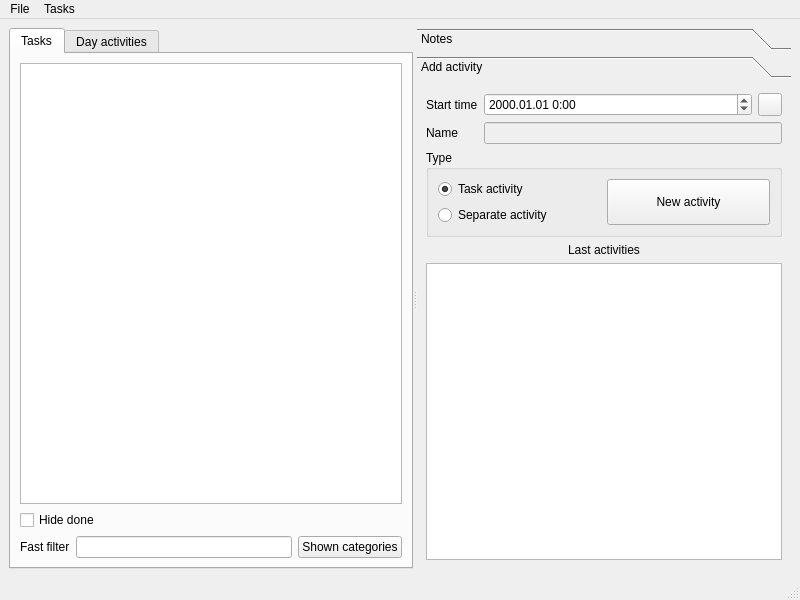
<?xml version="1.0" encoding="UTF-8"?>
<ui version="4.0">
 <class>TMClass</class>
 <widget class="QMainWindow" name="TMClass">
  <property name="geometry">
   <rect>
    <x>0</x>
    <y>0</y>
    <width>800</width>
    <height>600</height>
   </rect>
  </property>
  <property name="windowTitle">
   <string>MainWindow</string>
  </property>
  <widget class="QWidget" name="centralwidget">
   <layout class="QVBoxLayout" name="verticalLayout_5">
    <item>
     <widget class="QSplitter" name="splitter">
      <property name="orientation">
       <enum>Qt::Horizontal</enum>
      </property>
      <widget class="QTabWidget" name="tabMain">
       <property name="currentIndex">
        <number>0</number>
       </property>
       <widget class="QWidget" name="tab">
        <attribute name="title">
         <string>Tasks</string>
        </attribute>
        <layout class="QVBoxLayout" name="verticalLayout">
         <item>
          <widget class="QTreeView" name="treeView">
           <property name="dragEnabled">
            <bool>true</bool>
           </property>
           <property name="dragDropMode">
            <enum>QAbstractItemView::DragDrop</enum>
           </property>
           <property name="selectionBehavior">
            <enum>QAbstractItemView::SelectRows</enum>
           </property>
           <property name="iconSize">
            <size>
             <width>26</width>
             <height>26</height>
            </size>
           </property>
           <property name="animated">
            <bool>true</bool>
           </property>
          </widget>
         </item>
         <item>
          <widget class="QCheckBox" name="cbHideDone">
           <property name="text">
            <string>Hide done</string>
           </property>
          </widget>
         </item>
         <item>
          <layout class="QHBoxLayout" name="horizontalLayout_5">
           <item>
            <widget class="QLabel" name="label_14">
             <property name="text">
              <string>Fast filter</string>
             </property>
            </widget>
           </item>
           <item>
            <widget class="QLineEdit" name="leFastFilter"/>
           </item>
           <item>
            <widget class="QPushButton" name="btnShownCategories">
             <property name="text">
              <string>Shown categories</string>
             </property>
            </widget>
           </item>
          </layout>
         </item>
        </layout>
       </widget>
       <widget class="QWidget" name="tab_2">
        <attribute name="title">
         <string>Day activities</string>
        </attribute>
        <layout class="QVBoxLayout" name="verticalLayout_6">
         <item>
          <widget class="QLabel" name="label">
           <property name="text">
            <string>Current activity</string>
           </property>
           <property name="alignment">
            <set>Qt::AlignCenter</set>
           </property>
          </widget>
         </item>
         <item>
          <layout class="QHBoxLayout" name="horizontalLayout_3">
           <item>
            <widget class="QLabel" name="lblCurrentActivity">
             <property name="text">
              <string>No activity</string>
             </property>
            </widget>
           </item>
           <item>
            <widget class="QToolButton" name="btnToTasks">
             <property name="toolTip">
              <string>Jump to task in task list</string>
             </property>
            </widget>
           </item>
          </layout>
         </item>
         <item>
          <layout class="QGridLayout" name="gridLayout_3">
           <item row="0" column="0">
            <widget class="QLabel" name="label_2">
             <property name="sizePolicy">
              <sizepolicy hsizetype="Fixed" vsizetype="Preferred">
               <horstretch>0</horstretch>
               <verstretch>0</verstretch>
              </sizepolicy>
             </property>
             <property name="text">
              <string>Started</string>
             </property>
            </widget>
           </item>
           <item row="0" column="1">
            <widget class="QLabel" name="lblActivityStarted">
             <property name="text">
              <string>----.--.-- --:--</string>
             </property>
            </widget>
           </item>
           <item row="1" column="0">
            <widget class="QLabel" name="label_9">
             <property name="text">
              <string>Interrupts</string>
             </property>
            </widget>
           </item>
           <item row="1" column="1">
            <layout class="QHBoxLayout" name="horizontalLayout">
             <item>
              <widget class="QLabel" name="lblInterrupts">
               <property name="text">
                <string>0</string>
               </property>
              </widget>
             </item>
             <item>
              <widget class="QToolButton" name="btnAddInterrupt">
               <property name="toolTip">
                <string>Add interrupt</string>
               </property>
              </widget>
             </item>
            </layout>
           </item>
          </layout>
         </item>
         <item>
          <widget class="Line" name="line_2">
           <property name="orientation">
            <enum>Qt::Horizontal</enum>
           </property>
          </widget>
         </item>
         <item>
          <widget class="QLabel" name="label_6">
           <property name="text">
            <string>Activities</string>
           </property>
           <property name="alignment">
            <set>Qt::AlignCenter</set>
           </property>
          </widget>
         </item>
         <item>
          <widget class="QListView" name="lvActivities"/>
         </item>
        </layout>
       </widget>
      </widget>
      <widget class="QToolBox" name="toolBox">
       <property name="currentIndex">
        <number>1</number>
       </property>
       <widget class="QWidget" name="page">
        <property name="geometry">
         <rect>
          <x>0</x>
          <y>0</y>
          <width>351</width>
          <height>457</height>
         </rect>
        </property>
        <attribute name="label">
         <string>Notes</string>
        </attribute>
        <layout class="QVBoxLayout" name="verticalLayout_18">
         <item>
          <widget class="QTextEdit" name="Notes"/>
         </item>
         <item>
          <layout class="QGridLayout" name="gridLayout_9">
           <item row="0" column="0">
            <layout class="QHBoxLayout" name="horizontalLayout_6">
             <item>
              <widget class="QToolButton" name="btn_Icon">
               <property name="iconSize">
                <size>
                 <width>32</width>
                 <height>32</height>
                </size>
               </property>
              </widget>
             </item>
             <item>
              <widget class="QLabel" name="label_12">
               <property name="sizePolicy">
                <sizepolicy hsizetype="Fixed" vsizetype="Preferred">
                 <horstretch>0</horstretch>
                 <verstretch>0</verstretch>
                </sizepolicy>
               </property>
               <property name="text">
                <string>Create time</string>
               </property>
              </widget>
             </item>
            </layout>
           </item>
           <item row="0" column="1">
            <widget class="QLabel" name="lblCreateTime">
             <property name="text">
              <string>&lt;no available&gt;</string>
             </property>
            </widget>
           </item>
           <item row="1" column="0">
            <widget class="QCheckBox" name="cbStartedTime">
             <property name="text">
              <string>Start time</string>
             </property>
            </widget>
           </item>
           <item row="1" column="1">
            <widget class="QDateTimeEdit" name="teStartTime">
             <property name="displayFormat">
              <string>yyyy.MM.dd H:mm</string>
             </property>
            </widget>
           </item>
           <item row="2" column="0">
            <widget class="QLabel" name="label_11">
             <property name="text">
              <string>Finish time</string>
             </property>
            </widget>
           </item>
           <item row="2" column="1">
            <widget class="QLabel" name="lblFinishTime">
             <property name="text">
              <string>&lt;not yet finished&gt;</string>
             </property>
            </widget>
           </item>
           <item row="3" column="0">
            <widget class="QLabel" name="label_7">
             <property name="text">
              <string>Planned time</string>
             </property>
            </widget>
           </item>
           <item row="3" column="1">
            <widget class="QLineEdit" name="lePlannedTime"/>
           </item>
           <item row="4" column="0">
            <widget class="QLabel" name="label_8">
             <property name="text">
              <string>Real time brutto</string>
             </property>
            </widget>
           </item>
           <item row="4" column="1">
            <widget class="QLabel" name="lblRealTimeBrutto">
             <property name="autoFillBackground">
              <bool>false</bool>
             </property>
             <property name="text">
              <string>&lt;no available&gt;</string>
             </property>
             <property name="scaledContents">
              <bool>false</bool>
             </property>
            </widget>
           </item>
           <item row="5" column="0">
            <widget class="QLabel" name="label_10">
             <property name="text">
              <string>Real time netto</string>
             </property>
            </widget>
           </item>
           <item row="5" column="1">
            <widget class="QLabel" name="lblRealTimeNetto">
             <property name="text">
              <string>&lt;no available&gt;</string>
             </property>
            </widget>
           </item>
           <item row="6" column="0">
            <widget class="QLabel" name="label_13">
             <property name="text">
              <string>Categories</string>
             </property>
            </widget>
           </item>
           <item row="6" column="1">
            <layout class="QHBoxLayout" name="horizontalLayout_4">
             <item>
              <widget class="QLineEdit" name="le_Categories"/>
             </item>
             <item>
              <widget class="QToolButton" name="btnEditCategories"/>
             </item>
            </layout>
           </item>
          </layout>
         </item>
        </layout>
       </widget>
       <widget class="QWidget" name="page_2">
        <property name="geometry">
         <rect>
          <x>0</x>
          <y>0</y>
          <width>351</width>
          <height>457</height>
         </rect>
        </property>
        <attribute name="label">
         <string>Add activity</string>
        </attribute>
        <layout class="QVBoxLayout" name="verticalLayout_2">
         <item>
          <layout class="QGridLayout" name="gridLayout">
           <item row="0" column="0">
            <widget class="QLabel" name="label_3">
             <property name="sizePolicy">
              <sizepolicy hsizetype="Fixed" vsizetype="Preferred">
               <horstretch>0</horstretch>
               <verstretch>0</verstretch>
              </sizepolicy>
             </property>
             <property name="text">
              <string>Start time</string>
             </property>
            </widget>
           </item>
           <item row="0" column="1">
            <widget class="QDateTimeEdit" name="teActivityStartTime">
             <property name="displayFormat">
              <string>yyyy.MM.dd H:mm</string>
             </property>
            </widget>
           </item>
           <item row="0" column="2">
            <widget class="QToolButton" name="btnUpdateTime">
             <property name="toolTip">
              <string>Change time to current</string>
             </property>
            </widget>
           </item>
           <item row="1" column="0">
            <widget class="QLabel" name="label_4">
             <property name="text">
              <string>Name</string>
             </property>
            </widget>
           </item>
           <item row="1" column="1" colspan="2">
            <widget class="QLineEdit" name="leActivityName">
             <property name="enabled">
              <bool>false</bool>
             </property>
            </widget>
           </item>
          </layout>
         </item>
         <item>
          <widget class="QGroupBox" name="groupBox">
           <property name="title">
            <string>Type</string>
           </property>
           <property name="flat">
            <bool>false</bool>
           </property>
           <layout class="QGridLayout" name="gridLayout_2">
            <item row="0" column="0">
             <widget class="QRadioButton" name="rbActivityTask">
              <property name="text">
               <string>Task activity</string>
              </property>
              <property name="checked">
               <bool>true</bool>
              </property>
             </widget>
            </item>
            <item row="0" column="1" rowspan="2">
             <widget class="QPushButton" name="btnNewActivity">
              <property name="sizePolicy">
               <sizepolicy hsizetype="Minimum" vsizetype="Minimum">
                <horstretch>0</horstretch>
                <verstretch>0</verstretch>
               </sizepolicy>
              </property>
              <property name="text">
               <string>New activity</string>
              </property>
             </widget>
            </item>
            <item row="1" column="0">
             <widget class="QRadioButton" name="rbActivityOther">
              <property name="text">
               <string>Separate activity</string>
              </property>
             </widget>
            </item>
           </layout>
          </widget>
         </item>
         <item>
          <layout class="QVBoxLayout" name="verticalLayout_4">
           <item>
            <widget class="QLabel" name="label_5">
             <property name="text">
              <string>Last activities</string>
             </property>
             <property name="alignment">
              <set>Qt::AlignCenter</set>
             </property>
            </widget>
           </item>
           <item>
            <widget class="QListView" name="lvLastActivities"/>
           </item>
          </layout>
         </item>
        </layout>
       </widget>
      </widget>
     </widget>
    </item>
   </layout>
  </widget>
  <widget class="QStatusBar" name="statusbar"/>
  <widget class="QMenuBar" name="menubar">
   <property name="geometry">
    <rect>
     <x>0</x>
     <y>0</y>
     <width>800</width>
     <height>29</height>
    </rect>
   </property>
   <widget class="QMenu" name="menuFile">
    <property name="title">
     <string>File</string>
    </property>
    <addaction name="actionRestore"/>
    <addaction name="actionSave"/>
    <addaction name="separator"/>
    <addaction name="separator"/>
    <addaction name="actionExit"/>
   </widget>
   <widget class="QMenu" name="menuTasks">
    <property name="title">
     <string>Tasks</string>
    </property>
    <addaction name="actionAdd"/>
    <addaction name="actionAddChild"/>
    <addaction name="actionDel"/>
    <addaction name="separator"/>
    <addaction name="actionEditCategories"/>
    <addaction name="separator"/>
    <addaction name="actionDumpActivitiesForDate"/>
   </widget>
   <addaction name="menuFile"/>
   <addaction name="menuTasks"/>
  </widget>
  <action name="actionAdd">
   <property name="text">
    <string>Add</string>
   </property>
  </action>
  <action name="actionAddChild">
   <property name="text">
    <string>AddChild</string>
   </property>
  </action>
  <action name="actionDel">
   <property name="text">
    <string>Del</string>
   </property>
  </action>
  <action name="actionExit">
   <property name="text">
    <string>Exit</string>
   </property>
  </action>
  <action name="actionRestore">
   <property name="text">
    <string>Restore</string>
   </property>
  </action>
  <action name="actionSave">
   <property name="text">
    <string>Save</string>
   </property>
   <property name="shortcut">
    <string>Ctrl+S</string>
   </property>
  </action>
  <action name="actionEditCategories">
   <property name="text">
    <string>EditCategories</string>
   </property>
  </action>
  <action name="actionDumpActivitiesForDate">
   <property name="text">
    <string>Dump activities for date...</string>
   </property>
  </action>
 </widget>
 <tabstops>
  <tabstop>treeView</tabstop>
  <tabstop>tabMain</tabstop>
  <tabstop>rbActivityTask</tabstop>
  <tabstop>rbActivityOther</tabstop>
  <tabstop>leActivityName</tabstop>
  <tabstop>btnNewActivity</tabstop>
  <tabstop>teActivityStartTime</tabstop>
  <tabstop>Notes</tabstop>
  <tabstop>btnToTasks</tabstop>
  <tabstop>lvActivities</tabstop>
 </tabstops>
 <resources/>
 <connections>
  <connection>
   <sender>actionExit</sender>
   <signal>activated()</signal>
   <receiver>TMClass</receiver>
   <slot>close()</slot>
   <hints>
    <hint type="sourcelabel">
     <x>-1</x>
     <y>-1</y>
    </hint>
    <hint type="destinationlabel">
     <x>319</x>
     <y>239</y>
    </hint>
   </hints>
  </connection>
  <connection>
   <sender>cbStartedTime</sender>
   <signal>toggled(bool)</signal>
   <receiver>TMClass</receiver>
   <slot>slot_SetStartTime()</slot>
   <hints>
    <hint type="sourcelabel">
     <x>417</x>
     <y>274</y>
    </hint>
    <hint type="destinationlabel">
     <x>363</x>
     <y>240</y>
    </hint>
   </hints>
  </connection>
  <connection>
   <sender>btnAddInterrupt</sender>
   <signal>clicked()</signal>
   <receiver>TMClass</receiver>
   <slot>slot_AddInterrupt()</slot>
   <hints>
    <hint type="sourcelabel">
     <x>69</x>
     <y>151</y>
    </hint>
    <hint type="destinationlabel">
     <x>363</x>
     <y>240</y>
    </hint>
   </hints>
  </connection>
  <connection>
   <sender>actionEditCategories</sender>
   <signal>activated()</signal>
   <receiver>TMClass</receiver>
   <slot>slot_TotalCategories()</slot>
   <hints>
    <hint type="sourcelabel">
     <x>-1</x>
     <y>-1</y>
    </hint>
    <hint type="destinationlabel">
     <x>363</x>
     <y>240</y>
    </hint>
   </hints>
  </connection>
  <connection>
   <sender>btnEditCategories</sender>
   <signal>clicked()</signal>
   <receiver>TMClass</receiver>
   <slot>slot_Categories()</slot>
   <hints>
    <hint type="sourcelabel">
     <x>693</x>
     <y>387</y>
    </hint>
    <hint type="destinationlabel">
     <x>363</x>
     <y>240</y>
    </hint>
   </hints>
  </connection>
  <connection>
   <sender>btnShownCategories</sender>
   <signal>clicked()</signal>
   <receiver>TMClass</receiver>
   <slot>slot_SelectShowCats()</slot>
   <hints>
    <hint type="sourcelabel">
     <x>250</x>
     <y>419</y>
    </hint>
    <hint type="destinationlabel">
     <x>363</x>
     <y>240</y>
    </hint>
   </hints>
  </connection>
  <connection>
   <sender>leFastFilter</sender>
   <signal>textChanged(QString)</signal>
   <receiver>TMClass</receiver>
   <slot>slot_FastFilter(const QString&amp;)</slot>
   <hints>
    <hint type="sourcelabel">
     <x>134</x>
     <y>419</y>
    </hint>
    <hint type="destinationlabel">
     <x>363</x>
     <y>240</y>
    </hint>
   </hints>
  </connection>
 </connections>
</ui>
